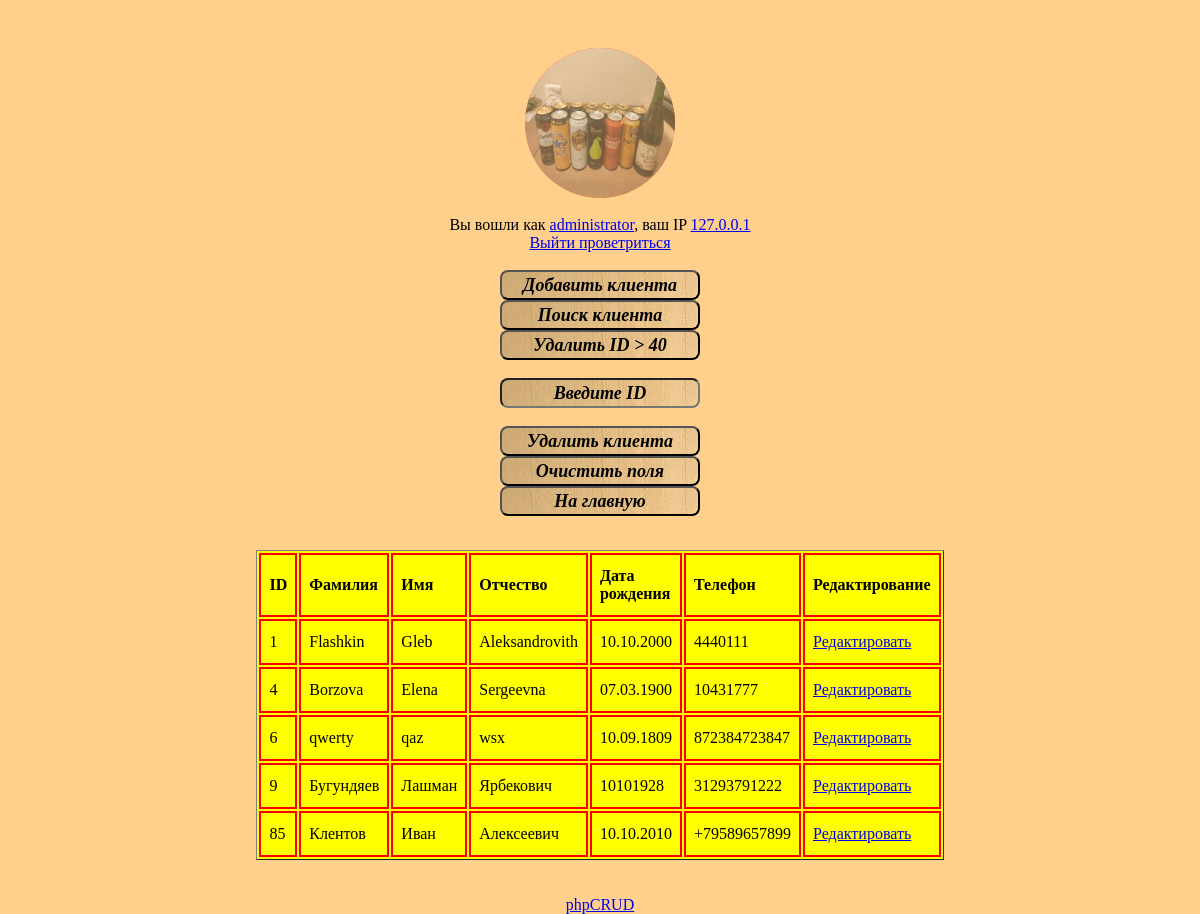
Screenshot of /getklientlist.php (signed in) with the database file from the repository.
### tables this page shows
CREATE TABLE `user` (
  `login` text NOT NULL,
  `password` varchar(255) NOT NULL,
  `user_id` int(11) NOT NULL,
  `log` varchar(255) DEFAULT NULL,
  `role` varchar(15) NOT NULL,
  `ban` varchar(3) DEFAULT NULL,
  `userpic` varchar(255) DEFAULT NULL
);

CREATE TABLE `klient` (
  `family` varchar(30) NOT NULL,
  `name` varchar(30) NOT NULL,
  `patronymic` varchar(30) NOT NULL,
  `phone` varchar(12) NOT NULL,
  `birth_date` varchar(30) NOT NULL,
  `id_klient` int(10) NOT NULL
);

### config.php (called while the page is built, shortened)
<?php
$db_host='localhost';
$db_name='cdrom';
$db_login='root';
$db_pass='vertrigo';
$connect_mysql_base = new mysqli($db_host, $db_login, $db_pass, $db_name);
function queryMysql($query)	{
	global $connect_mysql_base;
	$result = $connect_mysql_base->query($query);
	return $result;
}

### Client.class.php (the view, shortened to what this page needs)
<?php
require_once "config.php";
function getClientsList() {
    $resultat = queryMysql("SELECT * FROM klient ORDER by id_klient");
    if ($resultat->num_rows != 0) {
        echo "<div align='center'>";
        echo "<table border='1' width='40%' bgcolor='yellow'>";
        echo "<tr><td><b>ID</b></td><td><b>Фамилия</b></td><td><b>Имя</b></td><td><b>Отчество</b></td><td><b>Дата рождения</b></td><td><b>Телефон</b></td><td><b>Редактирование</b></td>";
        echo "</tr>";
        for ($c=0; $c<$resultat->num_rows; $c++) {
                echo "<tr>";
                $f = $resultat->fetch_array();
                echo "<td>$f[id_klient]</td> <td>$f[family]</td> <td>$f[name]</td> <td>$f[patronymic]</td> <td>$f[birth_date]</td> <td>$f[phone]</td><td><a href='update.php?id_klient=$f[id_klient]'>Редактировать</a></td>";
                echo "</tr>";
        }
        echo "</table><br><br>";
    }
    else {
        echo "<div align='center'>Клиенты не найдены</div>";
    }
}

### getklientlist.php (shortened to what this page needs)
<html>
<link rel="stylesheet" type="text/css" href="style.css">
<body>
<?php
require_once "config.php";
require_once "User.class.php";
require_once "Client.class.php";
shortUserInfo();
?>
<div align="center">
 <form method="POST" action="getklientlist.php">
     <input class="button" type="button" onclick="document.location='addorder.php'" value="Добавить клиента"><br>
	<input class="button" type="button" onclick="document.location='search.php'" value="Поиск клиента"><br>
 	<input class="button" type="submit" name="clear_bd" value="Удалить ID > 40"><br><br>
	<input class="button" type="text" value="Введите ID" name="nomerID" onfocus="value=''"><br><br>
	<input class="button" type="submit"  value="Удалить клиента" > <br>
	<input class="button" type="reset"  value="Очистить поля" ><br>
	<input class="button" type="button" value="На главную" onclick= "document.location='index.php'"><br><br>
 </form>
</div>
<?php
getClientsList();
require_once "footer.php";

### User.class.php (shortened to what this page needs)
<?php
function checkAuth() {
    if (empty($_SESSION['login']) || empty ($_SESSION['user_id']) || empty ($_SESSION['role'])) {
	header('Location: auth.php');
    }
    else {
        $client_ip = $_SERVER['REMOTE_ADDR'];
	$user_id = $_SESSION['user_id'];
	$current_user = $_SESSION['login'];
	$role = $_SESSION['role'];
    }
return $userdata = ['current_user'=>"$current_user", 'user_id'=>"$user_id", 'role'=>"$role", 'client_ip'=>"$client_ip"];
}
function getUserPic(){
   $s = queryMysql("SELECT userpic FROM user WHERE login = '$_SESSION[login]'");
   $f = $s->fetch_array();
   $path = "<a title='Смена аватара' href='upload_pic.php'><img class='avatar' width='150px' height='150px' src='$f[userpic]'></a>";
   return $path;
}
function shortUserInfo(){
    $userdata = checkAuth();
    $current_user = $userdata['current_user'];
    $client_ip = $userdata['client_ip'];
    $random_otvet = rand(1,5);
    switch ($random_otvet) {
        case 1:
                $random_logout_text = "Выйти проветриться";
                break;
    }
    $userpic = getUserPic();
    echo "$userpic<br><br> Вы вошли как <a title = 'Нажмите для подробной информации' href='user.php'>$current_user</a>, ваш IP <a target='blank' href='https://ip.osnova.news/?ip=$client_ip'>$client_ip</a>";
    echo "<br><a href='?sign_out'>$random_logout_text</a><br><br>";
}

### footer.php
<div align="center"> <a href="index.php">phpCRUD</a></div>
</body>
</html>

### style.css (style rules this page uses)
.button { color:black; width:200px; height: 30px; background-image: url('img/home2.jpg'); font-family:'Times New Roman', Times, serif; font-weight:bold; font-size:18px; font-style:italic; text-align:center; border-radius: 8px 8px 8px 8px; }
body { position:relative; top: 40px; background:#FFCF8C; color:#000000; text-align:center; }
.avatar { border-radius: 98px 98px 98px 98px; opacity: 0.6; background:red; }
td { border: 2px solid red; padding: 8px; padding-top: 12px; padding-bottom: 12px; text-align: left; background-color: #f8d43f8ffdb; color: black; }

### rows the page displays
user: userpic (picture)
klient: id_klient "1", family "Flashkin", name "Gleb", patronymic "Aleksandrovith", birth_date "10.10.2000", phone "4440111"
klient: id_klient "4", family "Borzova", name "Elena", patronymic "Sergeevna", birth_date "07.03.1900", phone "10431777"
klient: id_klient "6", family "qwerty", name "qaz", patronymic "wsx", birth_date "10.09.1809", phone "872384723847"
klient: id_klient "9", family "Бугундяев", name "Лашман", patronymic "Ярбекович", birth_date "10101928", phone "31293791222"
klient: id_klient "85", family "Клентов", name "Иван", patronymic "Алексеевич", birth_date "10.10.2010", phone "+79589657899"

### other values shown
$current_user "administrator"
$client_ip "127.0.0.1"
$random_logout_text "Выйти проветриться"
